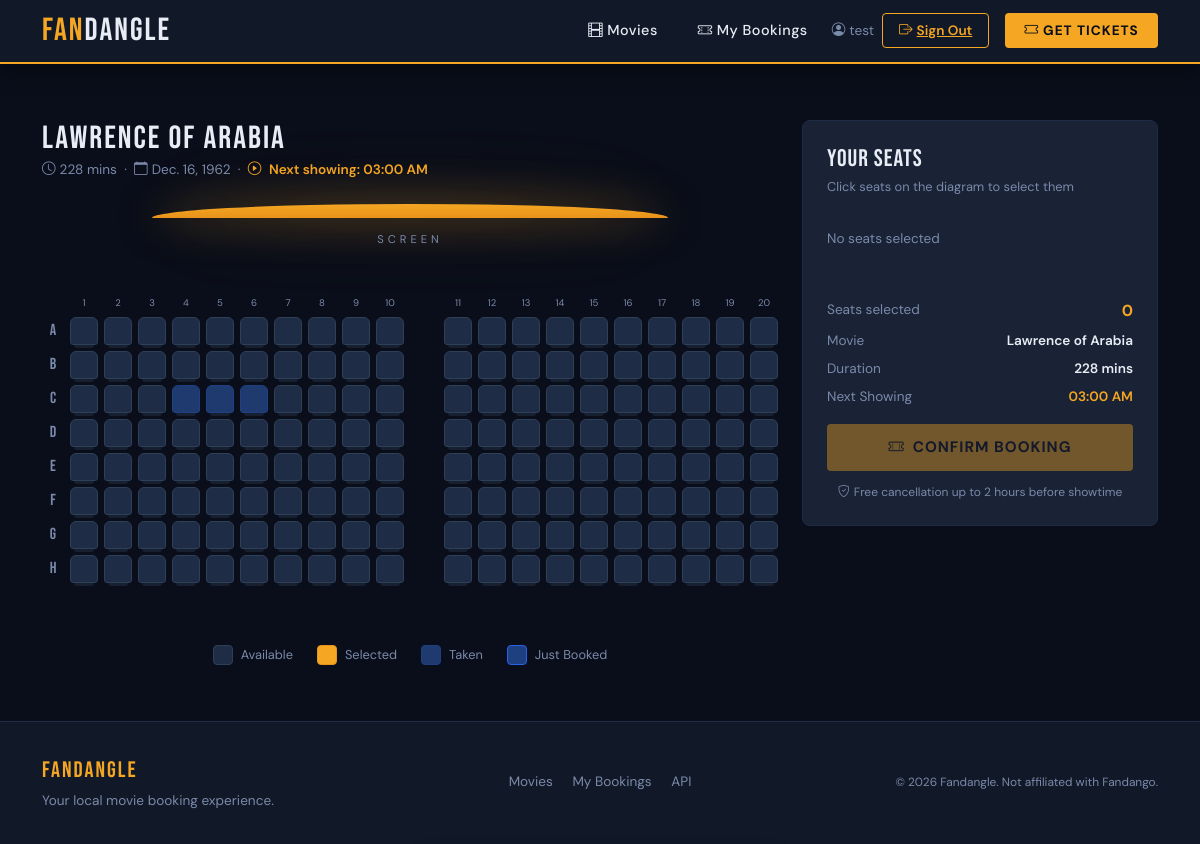
Screenshot of /book/1/ (signed in) with the database file from the repository.
### bookings/models.py (models this page shows, shortened)
class Movie(models.Model):
    movieTitle = models.CharField(max_length=200)
    movieDescription = models.TextField()
    releaseDate = models.DateField()
    duration = models.PositiveIntegerField(help_text="Duration in minutes")
    poster = models.ImageField(upload_to='posters/', blank=True, null=True)  # add this

### bookings/views.py (the view, shortened to what this page needs)
# urls.py: path('book/<int:movie_id>/', views.seat_booking, name='seat_booking'),
def seat_booking(request, movie_id):
    movie = Movie.objects.get(id=movie_id)
    booked_seat_numbers = Booking.objects.filter(
        movieReference=movie
    ).values_list('seatReference__seatNumber', flat=True)
    now = timezone.now()
    next_hour = (now + timedelta(hours=1)).replace(minute=0, second=0, microsecond=0)
    next_showing = next_hour.strftime('%I:%M %p')
    return render(request, 'bookings/seat_booking.html', {
        'movie': movie,
        'booked_seat_numbers': list(booked_seat_numbers),
        'next_showing': next_showing,
    })

### bookings/templates/bookings/seat_booking.html (shortened to what this page needs)
{% extends 'bookings/base.html' %}
{% load static %}
{% block content %}
<div class="row mt-4">
    <div class="col-lg-8">
        <div class="d-flex align-items-center gap-3 mb-4">
            <div>
                <h2 style="font-family:'Bebas Neue',cursive; font-size:2rem; letter-spacing:2px; margin-bottom:0.1rem;">
                    {{ movie.movieTitle }}
                </h2>
                <div style="color:var(--fandangle-muted); font-size:0.85rem;">
                    <i class="bi bi-clock me-1"></i>{{ movie.duration }} mins
                    &nbsp;·&nbsp;
                    <i class="bi bi-calendar me-1"></i>{{ movie.releaseDate }}
                    &nbsp;·&nbsp;
                    <i class="bi bi-play-circle me-1" style="color:var(--fandangle-orange);"></i>
                    <span style="color:var(--fandangle-orange); font-weight:600;">Next showing: {{ next_showing }}</span>
                </div>
            </div>
        </div>
        <div class="screen-wrap">
            <div class="screen"></div>
            <div class="screen-label">Screen</div>
        </div>
        <div class="theatre-wrap text-center">
            <div class="seat-grid" id="seat-grid"></div>
        </div>
        <div class="legend">
            <div class="legend-item">
                <div class="legend-dot" style="background:#1e2d45; border-color:#2e3f58;"></div>Available
            </div>
            <div class="legend-item">
                <div class="legend-dot" style="background:#f5a623; border-color:#e8931a;"></div>Selected
            </div>
            <div class="legend-item">
                <div class="legend-dot" style="background:#1e3a6e; border-color:#1e4080;"></div>Taken
            </div>
            <div class="legend-item">
                <div class="legend-dot" style="background:#1e4080; border-color:#2563eb;"></div>Just Booked
            </div>
        </div>
    </div>
    <div class="col-lg-4 mt-4 mt-lg-0">
        <div class="selection-panel">
            <h5 style="font-family:'Bebas Neue',cursive; font-size:1.5rem; letter-spacing:1px; margin-bottom:0.25rem;">
                Your Seats
            </h5>
            <div style="color:var(--fandangle-muted); font-size:0.8rem; margin-bottom:1rem;">
                Click seats on the diagram to select them
            </div>
            <hr style="border-color:var(--fandangle-border); margin:0.75rem 0;">
            <div id="selected-seats-display" style="min-height:48px;">
                <span style="color:var(--fandangle-muted); font-size:0.85rem;">No seats selected</span>
            </div>
            <hr style="border-color:var(--fandangle-border); margin:0.75rem 0;">
            <div class="d-flex justify-content-between align-items-center">
                <span style="color:var(--fandangle-muted); font-size:0.85rem;">Seats selected</span>
                <span id="seat-count" style="font-weight:700; color:var(--fandangle-orange);">0</span>
            </div>
            <div class="d-flex justify-content-between align-items-center mt-2">
                <span style="color:var(--fandangle-muted); font-size:0.85rem;">Movie</span>
                <span style="font-size:0.85rem; font-weight:600;">{{ movie.movieTitle }}</span>
            </div>
            <div class="d-flex justify-content-between align-items-center mt-2">
                <span style="color:var(--fandangle-muted); font-size:0.85rem;">Duration</span>
                <span style="font-size:0.85rem; font-weight:600;">{{ movie.duration }} mins</span>
            </div>
            <div class="d-flex justify-content-between align-items-center mt-2">
                <span style="color:var(--fandangle-muted); font-size:0.85rem;">Next Showing</span>
                <span style="font-size:0.85rem; font-weight:600; color:var(--fandangle-orange);">{{ next_showing }}</span>
            </div>
            <form method="POST" id="booking-form" action="">
                <button type="button" id="confirm-btn" disabled onclick="confirmBooking()">
                    <i class="bi bi-ticket-perforated me-2"></i>Confirm Booking
                </button>
            </form>
            <div style="color:var(--fandangle-muted); font-size:0.75rem; text-align:center; margin-top:0.75rem;">
                <i class="bi bi-shield-check me-1"></i>Free cancellation up to 2 hours before showtime
            </div>
        </div>
    </div>
</div>
{% endblock %}

### bookings/templates/bookings/base.html (shortened to what this page needs)
<!DOCTYPE html>
<html lang="en">
<head>
    {% load static %}
    <link href="https://cdn.jsdelivr.net/npm/bootstrap@5.3.0/dist/css/bootstrap.min.css" rel="stylesheet">
    <link href="https://cdn.jsdelivr.net/npm/bootstrap-icons@1.11.0/font/bootstrap-icons.css" rel="stylesheet">
</head>
<body>
    <nav class="navbar-fandangle">
        <div class="container">
            <div class="d-flex align-items-center justify-content-between w-100">
                <a href="/movies/" class="navbar-brand-text">
                    Fan<span>dangle</span>
                </a>
                <div class="d-none d-md-flex align-items-center gap-2">
                    <a href="/movies/" class="nav-link-custom">
                        <i class="bi bi-film me-1"></i>Movies
                    </a>
                    <a href="/history/" class="nav-link-custom">
                        <i class="bi bi-ticket-perforated me-1"></i>My Bookings
                    </a>
                        {% if user.is_authenticated %}
                        <span class="nav-link" style="color:var(--fandangle-muted); font-size:0.85rem;">
                            <i class="bi bi-person-circle me-1"></i>{{ user.username }}
                        </span>
                        <a href="/admin/logout/?next=/movies/" class="btn-outline-fandangle" style="padding:0.4rem 1rem; font-size:0.85rem;">
                            <i class="bi bi-box-arrow-right me-1"></i>Sign Out
                        </a>
                    {% else %}
                        <a href="/admin/login/?next=/movies/" class="btn-primary-fandangle" style="padding:0.4rem 1rem; font-size:0.85rem;">
                            <i class="bi bi-person me-1"></i>Sign In
                        </a>
                    {% endif %}
                    <a href="/movies/" class="nav-link-custom btn-nav-tickets ms-2">
                        <i class="bi bi-ticket me-1"></i>Get Tickets
                    </a>
                </div>
            </div>
        </div>
    </nav>
    <main class="main-content">
        <div class="container">
            {% block content %}{% endblock %}
        </div>
    </main>
    <footer class="footer-fandangle">
        <div class="container">
            <div class="row align-items-center">
                <div class="col-md-4 mb-3 mb-md-0">
                    <div class="footer-brand">Fandangle</div>
                    <div class="mt-1">Your local movie booking experience.</div>
                </div>
                <div class="col-md-4 text-md-center mb-3 mb-md-0">
                    <a href="/movies/" class="me-3">Movies</a>
                    <a href="/history/" class="me-3">My Bookings</a>
                    <a href="/api/">API</a>
                </div>
                <div class="col-md-4 text-md-end">
                    <small>&copy; 2026 Fandangle. Not affiliated with Fandango.</small>
                </div>
            </div>
        </div>
    </footer>
</body>
</html>

### bookings/templates/bookings/base.html (style rules this page uses)
:root { --fandangle-navy: #0a0e1a; --fandangle-dark: #111827; --fandangle-card: #1a2235; --fandangle-border: #1e2d45; --fandangle-orange: #f5a623; --fandangle-orange2: #e8931a; --fandangle-red: #e63946; --fandangle-text: #e8edf5; --fandangle-muted: #7a8aaa; }
* { box-sizing: border-box; }
body { background-color: var(--fandangle-navy); color: var(--fandangle-text); font-family: 'DM Sans', sans-serif; min-height: 100vh; display: flex; flex-direction: column; }
.navbar-fandangle { background-color: var(--fandangle-dark); border-bottom: 2px solid var(--fandangle-orange); padding: 0.75rem 0; position: sticky; top: 0; z-index: 1000; box-shadow: 0 4px 24px rgba(0,0,0,0.5); }
.navbar-brand-text { font-family: 'Bebas Neue', cursive; font-size: 2rem; letter-spacing: 2px; color: var(--fandangle-orange) !important; text-decoration: none; line-height: 1; }
.navbar-brand-text span { color: var(--fandangle-text); }
.nav-link-custom { color: var(--fandangle-text) !important; font-weight: 500; font-size: 0.9rem; letter-spacing: 0.5px; padding: 0.5rem 1rem !important; border-radius: 4px; transition: all 0.2s ease; text-decoration: none; }
.btn-nav-tickets { background-color: var(--fandangle-orange); color: var(--fandangle-navy) !important; font-weight: 700; font-size: 0.85rem; letter-spacing: 1px; text-transform: uppercase; padding: 0.45rem 1.2rem !important; border-radius: 4px; border: none; transition: all 0.2s ease; }
.main-content { flex: 1; padding: 2rem 0; }
.btn-outline-fandangle { background-color: transparent; color: var(--fandangle-orange); border: 1.5px solid var(--fandangle-orange); border-radius: 4px; font-weight: 600; padding: 0.6rem 1.5rem; transition: all 0.2s ease; }
.footer-fandangle { background-color: var(--fandangle-dark); border-top: 1px solid var(--fandangle-border); padding: 2rem 0; color: var(--fandangle-muted); font-size: 0.85rem; }
.footer-fandangle a { color: var(--fandangle-muted); text-decoration: none; transition: color 0.2s; }
.footer-brand { font-family: 'Bebas Neue', cursive; font-size: 1.4rem; letter-spacing: 2px; color: var(--fandangle-orange); }
.main-content { animation: fadeIn 0.3s ease; }

### bookings/templates/bookings/seat_booking.html (style rules this page uses)
.screen-wrap { text-align: center; margin-bottom: 2rem; }
.screen { display: inline-block; width: 70%; height: 14px; background: linear-gradient(to bottom, #f5a623, #e8931a); border-radius: 50% 50% 0 0 / 100% 100% 0 0; box-shadow: 0 0 40px rgba(245,166,35,0.5), 0 0 80px rgba(245,166,35,0.2); margin-bottom: 0.4rem; }
.screen-label { font-size: 0.7rem; letter-spacing: 4px; text-transform: uppercase; color: var(--fandangle-muted); }
.theatre-wrap { overflow-x: auto; padding: 1rem 0 2rem; }
.seat-grid { display: inline-block; min-width: 600px; }
.legend { display: flex; gap: 1.5rem; justify-content: center; margin: 1.5rem 0; flex-wrap: wrap; }
.legend-item { display: flex; align-items: center; gap: 8px; font-size: 0.8rem; color: var(--fandangle-muted); }
.legend-dot { width: 20px; height: 20px; border-radius: 4px; border: 1.5px solid; }
.selection-panel { background: var(--fandangle-card); border: 1px solid var(--fandangle-border); border-radius: 8px; padding: 1.5rem; position: sticky; top: 80px; }
#confirm-btn { background-color: var(--fandangle-orange); color: var(--fandangle-navy); font-weight: 700; letter-spacing: 1px; text-transform: uppercase; border: none; border-radius: 4px; padding: 0.75rem; width: 100%; font-size: 0.95rem; transition: all 0.2s ease; margin-top: 1rem; }
#confirm-btn:disabled { opacity: 0.4; cursor: not-allowed; transform: none; }

### rows the page displays
Movie: movieTitle "Lawrence of Arabia", duration "228", releaseDate "Dec. 16, 1962"

### other values shown
{{ user.username }} "test"
{{ next_showing }} "03:00 AM"
